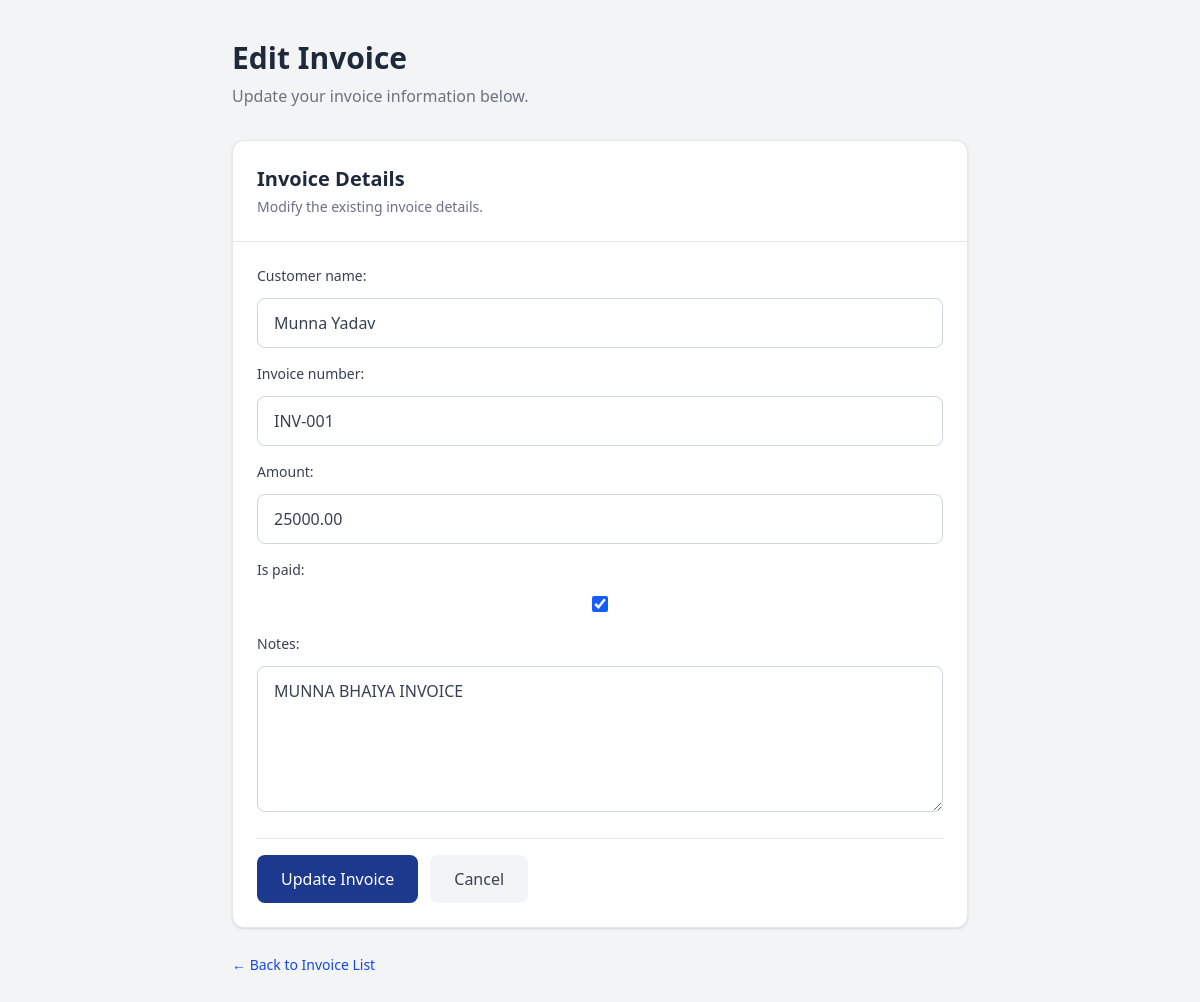
Page /api/update/1/ on the committed database.
### invoices/models.py (models this page shows, shortened)
class Invoice(models.Model):
    customer_name = models.CharField(max_length=100)
    invoice_number = models.CharField(max_length=50)
    amount = models.DecimalField(max_digits=10, decimal_places=2)
    date_created = models.DateField(auto_now_add=True)
    is_paid = models.BooleanField(default=False)
    notes = models.TextField(blank=True)

### invoices/views.py (the view)
# urls.py: path('update/<int:pk>/', views.invoice_update, name='invoice_update'),
def invoice_update(request, pk):
    invoices = get_object_or_404(Invoice, pk=pk)
    if request.method == 'POST':
        form = InvoiceForm(request.POST, instance=invoices)
        if form.is_valid():
            form.save()
            return redirect('invoice_list')
    else:
      form = InvoiceForm(instance=invoices)
    return render(request, 'invoices/invoice_update.html',
                        {
                              'form':form,
                              'invoices':invoices
                          })

### invoices/templates/invoices/invoice_update.html (shortened to what this page needs)
<!doctype html>
<html lang="en">
  <head>
    <script src="https://cdn.jsdelivr.net/npm/@tailwindcss/browser@4"></script>
  </head>
  <body class="bg-gray-100 min-h-screen">
    <div class="max-w-3xl mx-auto px-4 py-10">
      <div class="mb-8">
        <h1 class="text-3xl font-bold text-gray-800">
          Edit Invoice
        </h1>
        <p class="text-gray-500 mt-2">
          Update your invoice information below.
        </p>
      </div>
      <div class="bg-white border border-gray-200 rounded-xl shadow-sm overflow-hidden">
        <div class="p-6 border-b border-gray-200">
          <h2 class="text-xl font-semibold text-gray-800">
            Invoice Details
          </h2>
          <p class="text-sm text-gray-500 mt-1">
            Modify the existing invoice details.
          </p>
        </div>
        <div class="p-6">
          <form method="POST" class="space-y-5">
            <div class="space-y-4 text-gray-700
                        [&_p]:space-y-2
                        [&_label]:block
                        [&_label]:text-sm
                        [&_label]:font-medium
                        [&_input]:w-full
                        [&_input]:border
                        [&_input]:border-gray-300
                        [&_input]:rounded-lg
                        [&_input]:px-4
                        [&_input]:py-3
                        [&_input]:outline-none
                        [&_input]:focus:ring-2
                        [&_input]:focus:ring-blue-500
                        [&_input]:focus:border-blue-500
                        [&_select]:w-full
                        [&_select]:border
                        [&_select]:border-gray-300
                        [&_select]:rounded-lg
                        [&_select]:px-4
                        [&_select]:py-3
                        [&_textarea]:w-full
                        [&_textarea]:border
                        [&_textarea]:border-gray-300
                        [&_textarea]:rounded-lg
                        [&_textarea]:px-4
                        [&_textarea]:py-3">
              {{ form.as_p }}
            </div>
            <div class="flex flex-col sm:flex-row gap-3 pt-4 border-t border-gray-200">
              <button
                type="submit"
                class="bg-blue-900 hover:bg-blue-700 text-white font-medium px-6 py-3 rounded-lg transition"
              >
                Update Invoice
              </button>
              <a
                href="{% url 'invoice_list' %}"
                class="bg-gray-100 hover:bg-gray-200 text-gray-700 font-medium px-6 py-3 rounded-lg text-center transition"
              >
                Cancel
              </a>
            </div>
          </form>
        </div>
      </div>
      <div class="mt-6">
        <a
          href="{% url 'invoice_list' %}"
          class="text-blue-700 hover:text-blue-900 font-medium text-sm"
        >
          ← Back to Invoice List
        </a>
      </div>
    </div>
  </body>
</html>

### rows in the picture
Invoice: customer_name "Munna Yadav", invoice_number "INV-001", amount "25000.00", is_paid "☑", notes "MUNNA BHAIYA INVOICE"
